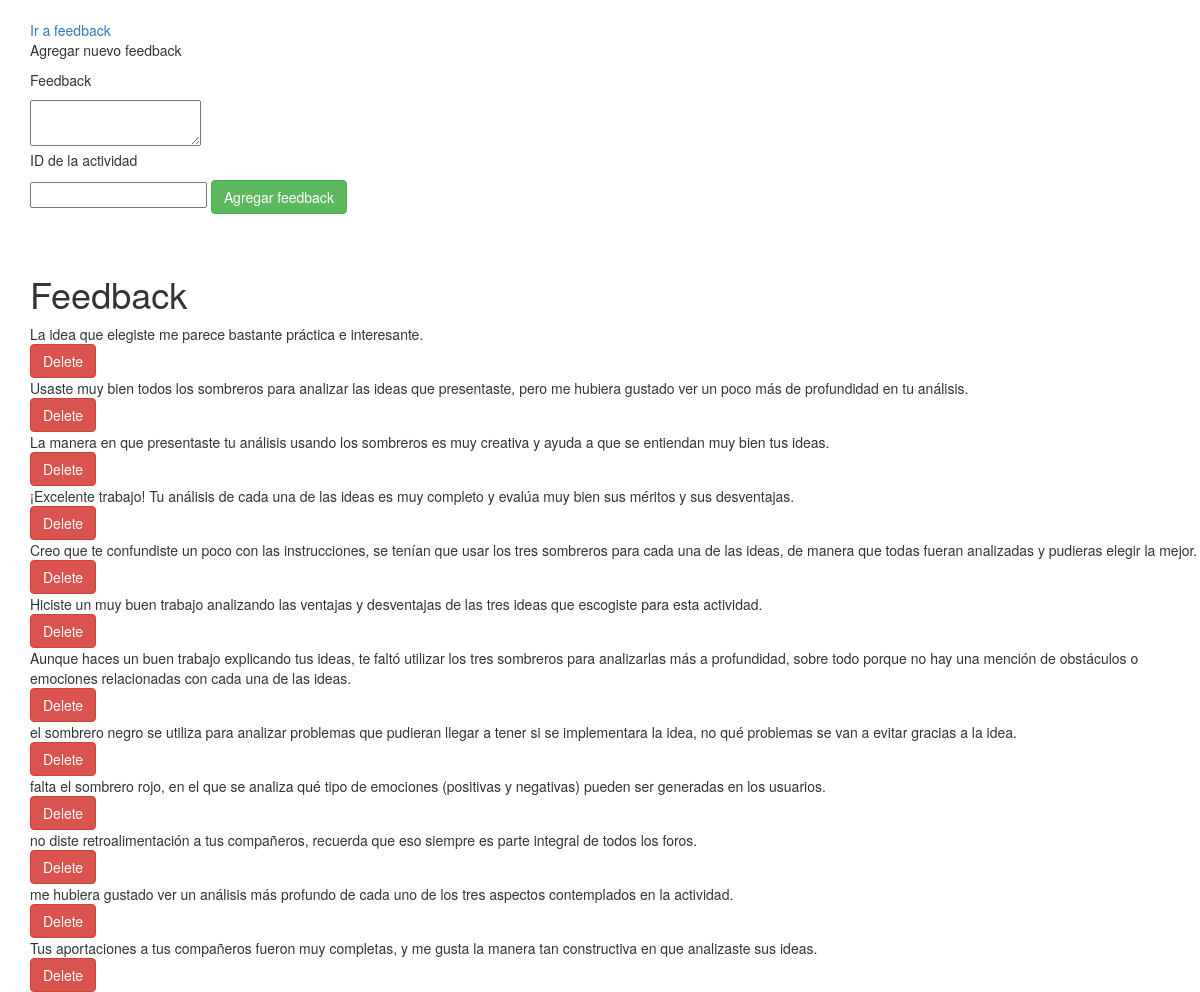
Screenshot of /managefeedback/15 with the database file from the repository.
### feedbackinator/models.py (models this page shows)
class Feedback(db.Model):
	id = db.Column(db.Integer, primary_key=True)
	actividad = db.Column(db.Integer, db.ForeignKey("actividades.id"), nullable=False)
	feedback = db.Column(db.Text, nullable = False)
	def __repr__(self):
		return self.feedback

### feedbackinator/routes.py (the view)
@app.route("/managefeedback/<actividad>")
def managefeedback(actividad):
	feedback = Feedback.query.filter_by(actividad=actividad).all()
	return render_template("managefeedback.html", feedback=feedback, actividad=actividad)

### feedbackinator/templates/managefeedback.html (shortened to what this page needs)
{% extends "base.html" %}
{% block content %}
<div class="container mt-3 mb-10">
</div>
<div class="container mt-3 mb-10">
	<a href="/feedback/{{actividad}}">Ir a feedback</a>
    <p>Agregar nuevo feedback</p>
    <form class="form-inline my-2 my-lg-0" action="/nuevofeedback" method="POST">
    <p>Feedback</p>
    	<textarea id="feedback", name="feedback">
        </textarea><br>
    <p>ID de la actividad</p>
    <input type="text", id="nombreactividad", name="nombreactividad" required>
    <button type="submit" class="btn btn-success">Agregar feedback</button>
    </form>
</div>
<div class="container mt-3 mb-10">
</div>
<div class="container mt-3 mb-10">
</div>
<div class="container mt-3 mb-10">
    <h1>Feedback</h1>
</div>
<div class="container mt-3 mb-10">
	{% if feedback is not none %}
        {% for feed in feedback %}
        <div class="container">
            <div class="row mb-3">
                <div class="col">
                    {{ feed }}
                </div>
                <div class="col">
                    <form class="form-inline my2 my-lg-0" action="/borrarfeedback/{{ feed.id }}" method="POST">
                        <input type="submit" value="Delete" class="btn btn-danger">
                    </form>
                </div>
            </div>
        </div>
        {% endfor %}
    {% else %}
        <div class="container">
            <h4>Todavía no hay feedback.</h4>
        </div>
    {% endif %}
</div>
{% endblock %}

### rows the page displays
Feedback: feedback "La idea que elegiste me parece bastante práctica e interesante."
Feedback: feedback "Usaste muy bien todos los sombreros para analizar las ideas que presentaste, pero me hubiera gustado ver un poco más de profundidad en tu análisis."
Feedback: feedback "La manera en que presentaste tu análisis usando los sombreros es muy creativa y ayuda a que se entiendan muy bien tus ideas."
Feedback: feedback "¡Excelente trabajo! Tu análisis de cada una de las ideas es muy completo y evalúa muy bien sus méritos y sus desventajas."
Feedback: feedback "Creo que te confundiste un poco con las instrucciones, se tenían que usar los tres sombreros para cada una de las ideas, de manera que todas fueran analizadas y pudieras elegir la mejor."
Feedback: feedback "Hiciste un muy buen trabajo analizando las ventajas y desventajas de las tres ideas que escogiste para esta actividad."
Feedback: feedback "Aunque haces un buen trabajo explicando tus ideas, te faltó utilizar los tres sombreros para analizarlas más a profundidad, sobre todo porque no hay una mención de obstáculos o emociones relacionadas con cada una de las ideas."
Feedback: feedback "el sombrero negro se utiliza para analizar problemas que pudieran llegar a tener si se implementara la idea, no qué problemas se van a evitar gracias a la idea."
Feedback: feedback "falta el sombrero rojo, en el que se analiza qué tipo de emociones (positivas y negativas) pueden ser generadas en los usuarios."
Feedback: feedback "no diste retroalimentación a tus compañeros, recuerda que eso siempre es parte integral de todos los foros."
Feedback: feedback "me hubiera gustado ver un análisis más profundo de cada uno de los tres aspectos contemplados en la actividad."
Feedback: feedback "Tus aportaciones a tus compañeros fueron muy completas, y me gusta la manera tan constructiva en que analizaste sus ideas."
